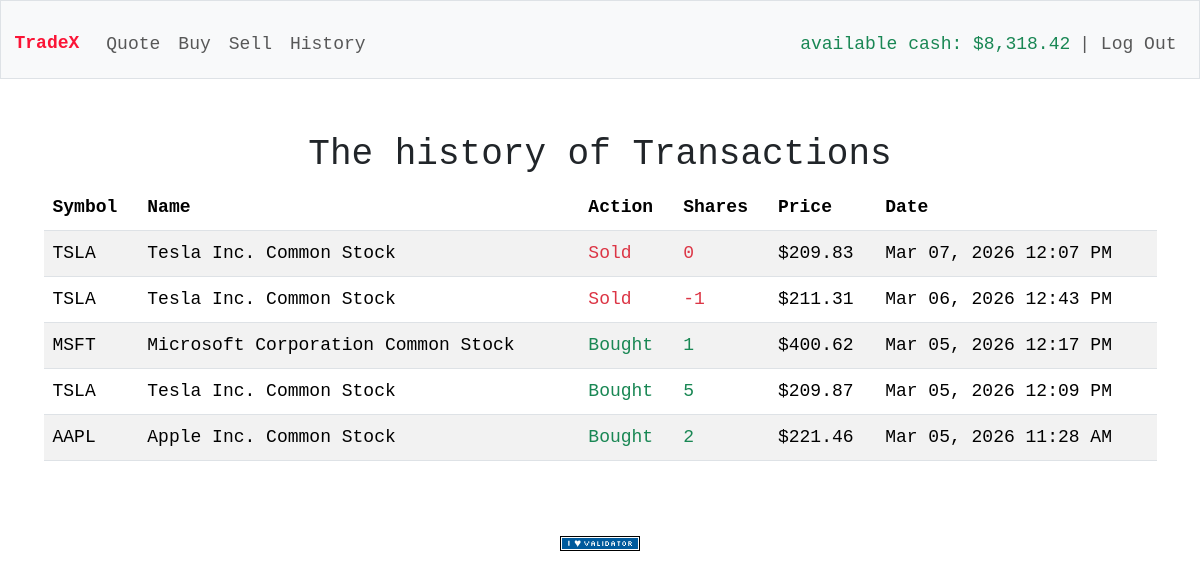
Screenshot of /history (signed in) with the database file from the repository.
### tables this page shows
CREATE TABLE users (id INTEGER PRIMARY KEY AUTOINCREMENT NOT NULL, username TEXT NOT NULL, hash TEXT NOT NULL, cash NUMERIC NOT NULL DEFAULT 10000.00);

CREATE TABLE transactions (
    id INTEGER PRIMARY KEY AUTOINCREMENT NOT NULL,
    user_id INTEGER NOT NULL,
    symbol TEXT NOT NULL,
    name TEXT NOT NULL,
    shares INTEGER NOT NULL,
    price NUMERIC NOT NULL,
    timestamp DATETIME DEFAULT CURRENT_TIMESTAMP,
    FOREIGN KEY (user_id) REFERENCES users(id)
);

### app.py (the view)
@app.route("/history")
@login_required
def history():
    history = []
    t = db.execute("select * from transactions where user_id = ? order by timestamp desc", session["user_id"])
    for i in t:
        history.append({"symbol": i["symbol"],
                        "name": i["name"],
                        "shares": i["shares"],
                        "price": i["price"],
                        "date": datetime.strptime(i["timestamp"], "%Y-%m-%d %H:%M:%S").strftime("%b %d, %Y %I:%M %p")})
    return render_template("history.html", history=history)

### app.py (called while the page is built)
@app.after_request
def after_request(response):
    response.headers["Cache-Control"] = "no-cache, no-store, must-revalidate"
    response.headers["Expires"] = 0
    response.headers["Pragma"] = "no-cache"
    return response

@app.context_processor
def inject_cash():
    if session.get("user_id"):
        cash = db.execute("SELECT cash FROM users WHERE id = ?", session["user_id"])[0]["cash"]
        return {"cash": cash}
    return {}

### helpers.py (called while the page is built)
def login_required(f):
    @wraps(f)
    def decorated_function(*args, **kwargs):
        if session.get("user_id") is None:
            return redirect("/login")
        return f(*args, **kwargs)
    return decorated_function

def usd(value):
    return f"${value:,.2f}"

### templates/history.html (shortened to what this page needs)
{% extends "layout.html" %}
{% block main %}
<h2>The history of Transactions</h2>
<table class="table table-striped table-hover text-start">
    <thead>
        <tr>
            <th>Symbol </th>
            <th>Name </th>
			<th>Action</th>
            <th>Shares</th>
            <th>Price</th>
            <th>Date</th>
        </tr>
    </thead>
    <tbody>
        {% for stock in history %}
        <tr>
            <td>{{ stock.symbol }}</td>
            <td>{{ stock.name }}</td>
			<td class="{{ 'text-success' if stock.shares > 0 else 'text-danger' }}">{{ "Bought" if stock.shares > 0 else "Sold" }}</td>
			<td class="{{ 'text-success' if stock.shares > 0 else 'text-danger' }}">{{ stock.shares }}</td>
            <td>{{ stock.price | usd }}</td>
            <td>{{ stock.date }}</td>
        </tr>
        {% endfor %}
    </tbody>
</table>
{% endblock %}

### templates/layout.html (shortened to what this page needs)
<!DOCTYPE html>
<html lang="en">
    <head>
        <link href="https://cdn.jsdelivr.net/npm/bootstrap@5.3.3/dist/css/bootstrap.min.css" rel="stylesheet">
        <link href="/static/styles.css" rel="stylesheet">
    </head>
    <body>
        <nav class="bg-light border navbar navbar-expand-md navbar-light">
            <div class="container-fluid">
                <a class="navbar-brand" href="/">
                    <span class="red">TradeX</span></a>
                <div class="collapse navbar-collapse" id="navbar">
                    {% if session["user_id"] %}
                        <ul class="navbar-nav me-auto mt-2">
                            <li class="nav-item"><a class="nav-link" href="/quote">Quote</a></li>
                            <li class="nav-item"><a class="nav-link" href="/buy">Buy</a></li>
                            <li class="nav-item"><a class="nav-link" href="/sell">Sell</a></li>
                            <li class="nav-item"><a class="nav-link" href="/history">History</a></li>
                        </ul>
                        <ul class="navbar-nav ms-auto mt-2">
                            <li class="nav-item navbar-text cash text-success">available cash: ${{ "{:,.2f}".format(cash) }}</li>
                            <li class="nav-item"><a class="nav-link" href="/logout">| Log Out</a></li>
                        </ul>
                    {% else %}
                        <ul class="navbar-nav ms-auto mt-2">
                            <li class="nav-item"><a class="nav-link" href="/register">Register</a></li>
                            <li class="nav-item"><a class="nav-link" href="/login">Log In</a></li>
                        </ul>
                    {% endif %}
                </div>
            </div>
        </nav>
        <main class="container py-5 text-center">
            {% block main %}{% endblock %}
        </main>
        <footer class="mb-5">
            <form action="https://validator.w3.org/check" class="text-center" enctype="multipart/form-data" method="post" target="_blank">
                <input alt="Validate" src="/static/I_heart_validator.png" type="image">
            </form>
        </footer>
    </body>
</html>

### static/styles.css (style rules this page uses)
* { font-family: 'Courier New', Courier, monospace; font-size: large; }
nav .navbar-brand { font-size: xx-large; }
nav .navbar-brand .red { color: #fb1436; font-weight: 800; }

### rows the page displays
users: cash "8,318.42"
transactions: symbol "TSLA", name "Tesla Inc. Common Stock", shares "Sold", shares "0", price "$209.83", date "Mar 07, 2026 12:07 PM"
transactions: symbol "TSLA", name "Tesla Inc. Common Stock", shares "Sold", shares "-1", price "$211.31", date "Mar 06, 2026 12:43 PM"
transactions: symbol "MSFT", name "Microsoft Corporation Common Stock", shares "Bought", shares "1", price "$400.62", date "Mar 05, 2026 12:17 PM"
transactions: symbol "TSLA", name "Tesla Inc. Common Stock", shares "Bought", shares "5", price "$209.87", date "Mar 05, 2026 12:09 PM"
transactions: symbol "AAPL", name "Apple Inc. Common Stock", shares "Bought", shares "2", price "$221.46", date "Mar 05, 2026 11:28 AM"
